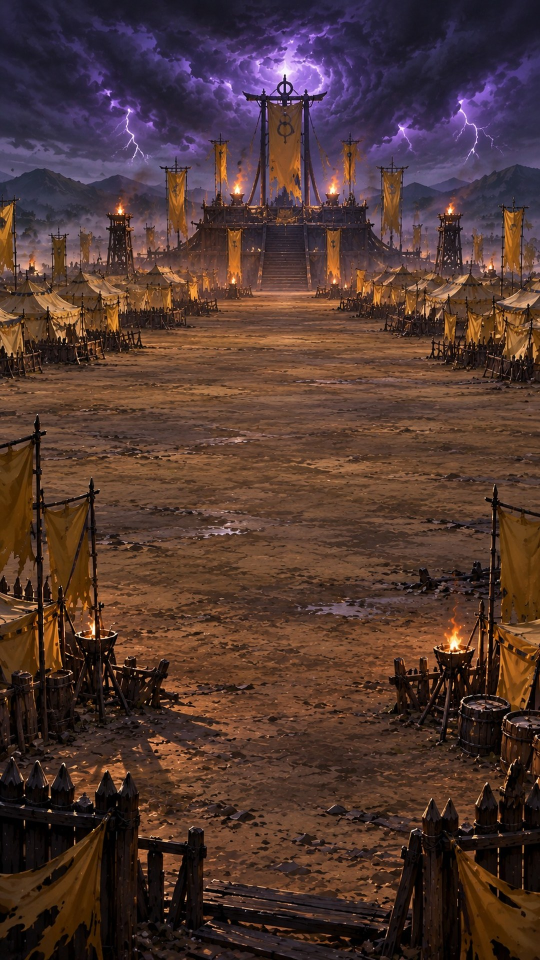
#> input picture 原型/img/bg_camp.jpg, 1080 x 1920 px (shown at 1/2 size)
$ python matte_ui.py '../原型/img/bg_camp.jpg' 5
#> lines starting #> are read from the running program, lines starting #| are printed output that depends on the picture; after the words box and inside, x2 and y2 are one past the last pixel; in counts of white or black regions, pixels touching at a corner belong together
"""界面美术（ChatGPT 画的，中灰纯色底）→ 透明底 PNG（10-25 结算页照雾港重做：用户「这个界面太html，参考雾港」）。
抠法同 matte_portrait.py：四边像素的中位色当底色，离底色越远越不透明，只去掉和四边连通的灰；不描墨线。
一张图里画了几样（如上下两块牌匾）就按连通块从上到下、从左到右分开，依次存成给的几个名字；每样裁到内容、缩到 WIDTH 宽。
输出 原型/img/<名>.png，原图存 美术/界面/。
用法：<media-venv>/bin/python 三国志/工具/matte_ui.py <图> 宽 名1 [名2 ...]
"""
import os, sys
from pathlib import Path
import numpy as np
from PIL import Image
from scipy import ndimage as ndi

HERE = Path(__file__).resolve().parent
src, WIDTH, names = Path(sys.argv[1]), int(sys.argv[2]), sys.argv[3:]
a = np.asarray(Image.open(src).convert('RGB')).astype(np.float32)
border = np.concatenate([a[:6].reshape(-1, 3), a[-6:].reshape(-1, 3), a[:, :6].reshape(-1, 3), a[:, -6:].reshape(-1, 3)])
bgc = np.median(border, axis=0)
#> bgc = [43, 34, 34]
dist = np.sqrt(((a - bgc) ** 2).sum(axis=2))
near = dist < 20
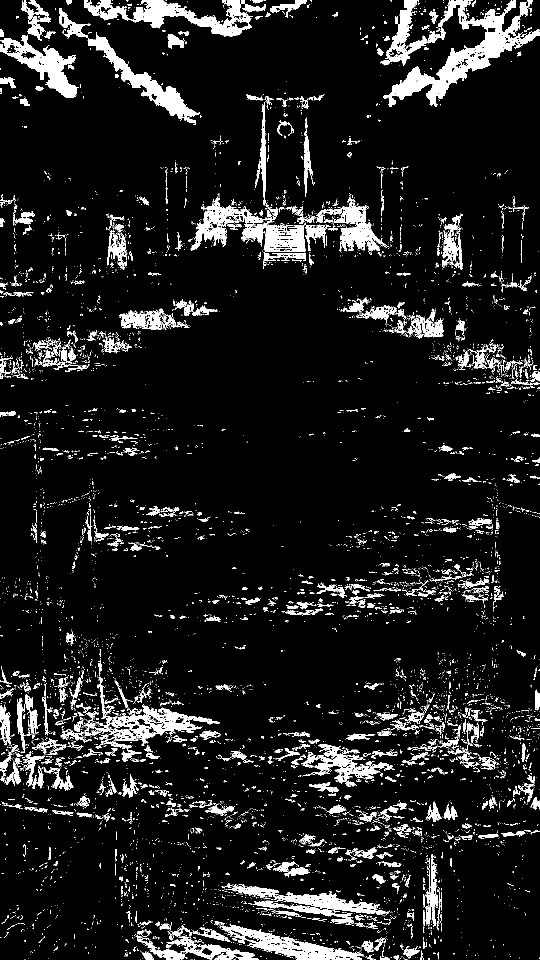
#> near: shape (1920, 1080) bool (shown at 1/2 size); 9.2% white; 8210 white regions (7442 under 20 px), largest, box (x1, y1, x2, y2) and area: (760, 0, 1080, 214) 20288, (168, 0, 532, 73) 9274, (381, 393, 612, 522) 9181
seeds = np.zeros_like(near); seeds[0] = near[0]; seeds[-1] = near[-1]; seeds[:, 0] = near[:, 0]; seeds[:, -1] = near[:, -1]
#> after `seeds[0] = near[0]`: seeds: shape (1920, 1080) bool; 0.01% white in thin lines or dots, all inside (x1, y1, x2, y2) = (48, 0, 1066, 1)
#> after `seeds[-1] = near[-1]`: seeds: shape (1920, 1080) bool; 0.03% white in thin lines or dots
#> after `seeds[:, 0] = near[:, 0]`: seeds: shape (1920, 1080) bool; 0.04% white in thin lines or dots
#> after `seeds[:, -1] = near[:, -1]`: seeds: shape (1920, 1080) bool; 0.04% white in thin lines or dots
bg = ndi.binary_propagation(seeds, mask=near)
#> bg: shape (1920, 1080) bool; 2.5% white; 85 white regions (45 under 20 px), largest, box (x1, y1, x2, y2) and area: (760, 0, 1080, 214) 20168, (168, 0, 503, 73) 8853, (0, 70, 157, 196) 6699
mx, mn = a.max(axis=2), a.min(axis=2); sat = (mx - mn) / np.maximum(mx, 1); lum = a.mean(axis=2); bl = bgc.mean()
#> after `sat = (mx - mn) / np.maximum(mx, 1)`:
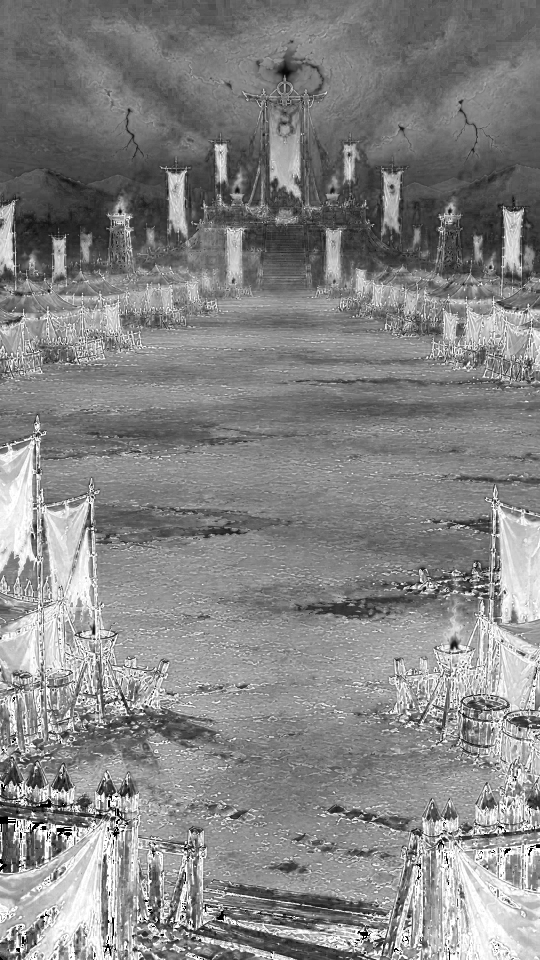
#> sat: shape (1920, 1080) float32 (shown at 1/2 size); min 0, max 1, mean 0.524
#> after `lum = a.mean(axis=2)`:
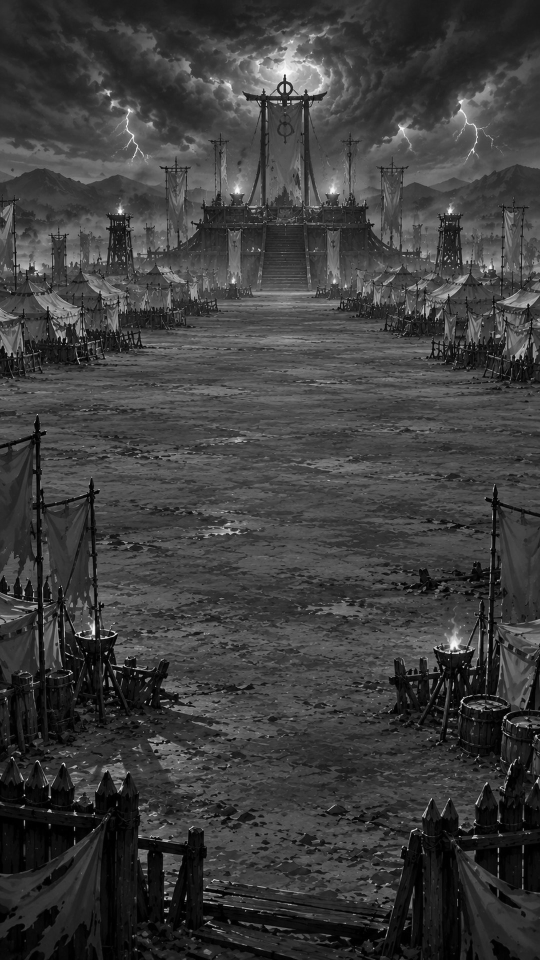
#> lum: shape (1920, 1080) float32 (shown at 1/2 size); min 0, max 254.3, mean 61.9
#> after `bl = bgc.mean()`: bl = 37
near |= (sat < .1) & (lum > bl - 25) & (lum < bl + 70)                                  # 光芒后面那圈发白的灰光，也算底
#> near: shape (1920, 1080) bool; 9.3% white; 8190 white regions (7406 under 20 px), largest, box (x1, y1, x2, y2) and area: (760, 0, 1080, 214) 20288, (168, 0, 532, 73) 9274, (381, 393, 612, 522) 9182
holes, nh = ndi.label(near & ~bg); hs = ndi.sum(np.ones_like(dist), holes, range(1, nh + 1))   # 光芒、戟杆围住的灰：成片的也是底
#> after `holes, nh = ndi.label(near & ~bg)`:
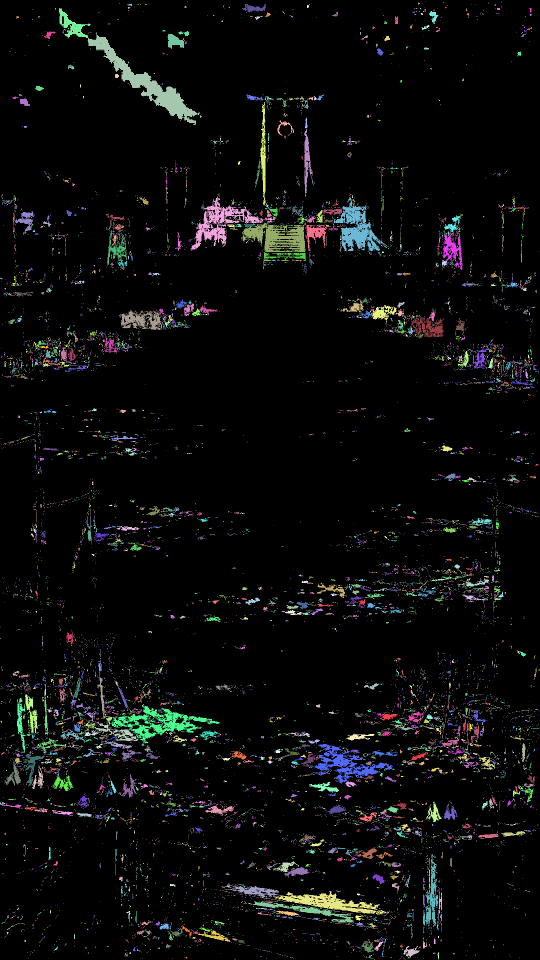
#> holes: shape (1920, 1080) int32 (shown at 1/2 size); 12165 distinct labels, from 0 to 12164; one colour per label, 0 black
#> after `holes, nh = ndi.label(near & ~bg)`: nh = 12164
#> after `hs = ndi.sum(np.ones_like(dist), holes, range(1, nh + 1))`: hs = 12164 values, max 7002 at index 130, min 1 at index 1, mean 11.45
if not os.environ.get('NOHOLES'): bg |= np.isin(holes, [i + 1 for i in range(nh) if hs[i] > 120])
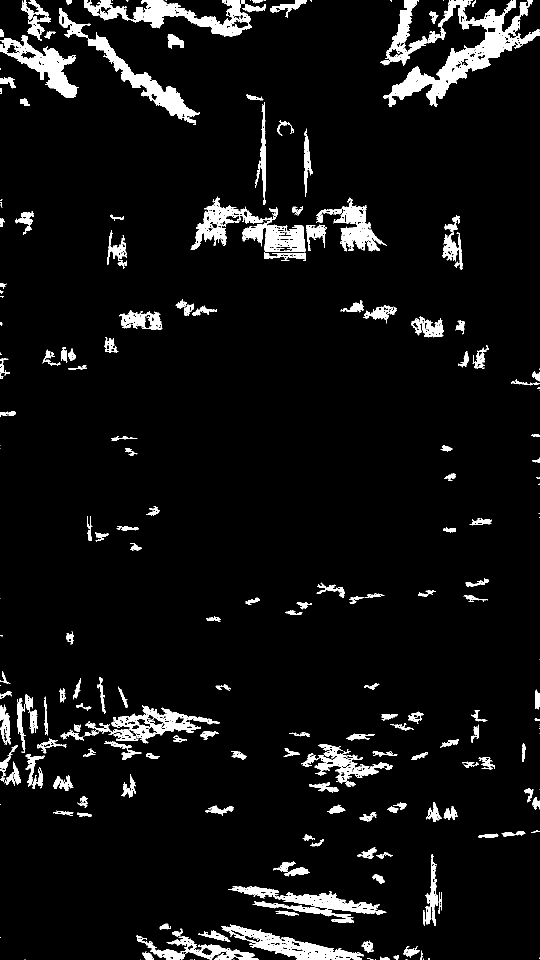
#> bg: shape (1920, 1080) bool (shown at 1/2 size); 6.3% white; 218 white regions (45 under 20 px), largest, box (x1, y1, x2, y2) and area: (760, 0, 1080, 214) 20168, (168, 0, 532, 73) 9259, (381, 393, 612, 522) 8998
else:                                                                                   # 围住的灰：平整的（真背景）才算底，有纹理的（石头、铁）不算
    dm = ndi.mean(dist, holes, range(1, nh + 1)); ds = ndi.standard_deviation(dist, holes, range(1, nh + 1))
    bg |= np.isin(holes, [i + 1 for i in range(nh) if hs[i] > 120 and dm[i] < 9 and ds[i] < 3.5])
    flat, nf = ndi.label((dist < 6) & ~bg); fs = ndi.sum(np.ones_like(dist), flat, range(1, nf + 1))   # 和石头连在一起的那片底：只取离底色特别近、成片的
    bg |= ndi.binary_dilation(np.isin(flat, [i + 1 for i in range(nf) if fs[i] > 150]), iterations=2) & (dist < 14)   # NOHOLES=1：东西本身是灰的（石头、铁），围住的灰不当底
alpha = np.clip((dist - 10) / 30, 0, 1); solid = ~bg & (dist > 6) & (sat > .18); alpha[solid] = 1; alpha[bg & (dist < 12)] = 0
#> after `solid = ~bg & (dist > 6) & (sat > 0.18)`: solid: shape (1920, 1080) bool; 91.9% white; 3466 black regions (3062 under 20 px), largest, box (x1, y1, x2, y2) and area: (760, 0, 1080, 214) 20168, (381, 393, 612, 522) 9309, (168, 0, 532, 73) 9259
#> after `alpha[bg & (dist < 12)] = 0`: alpha: shape (1920, 1080) float32; min 0, max 1, mean 0.944
if os.environ.get('NOHOLES'): alpha[ndi.binary_erosion(~bg, iterations=1)] = 1   # 发灰的光晕只按离底色多远给半透明，不硬填满
lab, n = ndi.label(ndi.binary_dilation(alpha > .4, iterations=6)); sizes = ndi.sum(np.ones_like(dist), lab, range(1, n + 1))
#> after `lab, n = ndi.label(ndi.binary_dilation(alpha > 0.4, iterations=6))`:
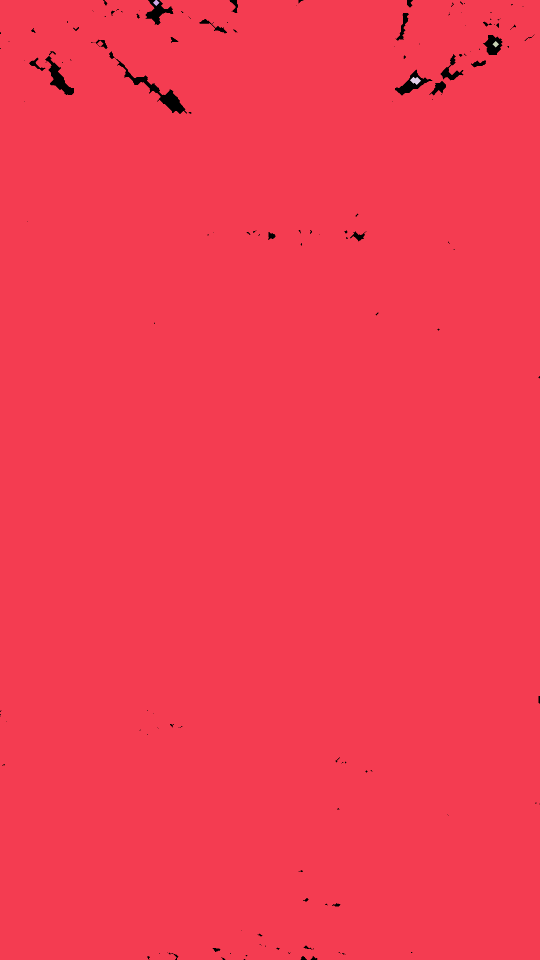
#> lab: shape (1920, 1080) int32 (shown at 1/2 size); 5 distinct labels, from 0 to 4; one colour per label, 0 black
#> after `lab, n = ndi.label(ndi.binary_dilation(alpha > 0.4, iterations=6))`: n = 4
#> after `sizes = ndi.sum(np.ones_like(dist), lab, range(1, n + 1))`: sizes = [2061035, 84, 85, 198]
big = [i + 1 for i in range(n) if sizes[i] > sizes.max() * .08]                       # 几样东西各是一大块；更小的碎块（远处的光点）丢掉
#> big = [1]
boxes = []
for b in big:
    ys, xs = np.where(lab == b); boxes.append((b, ys.min(), xs.min()))
#> this loop made 1 pass
#> after the loop, boxes = [(1, 0, 0)]
boxes.sort(key=lambda t: (round(t[1] / 200), t[2]))
un = np.clip((a - (1 - alpha[..., None]) * bgc) / np.maximum(alpha[..., None], .05), 0, 255)          # 去掉灰边的混色
keep_all = np.isin(lab, big)
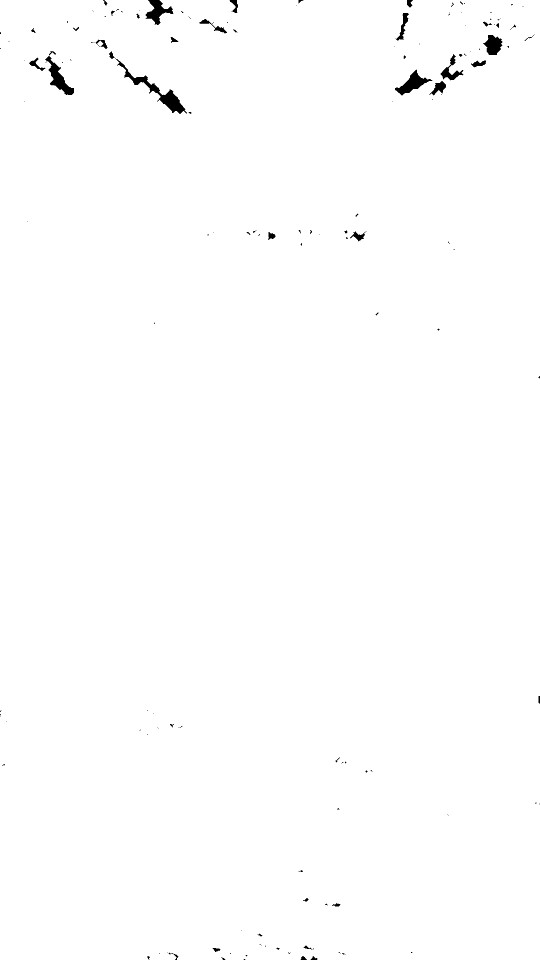
#> keep_all: shape (1920, 1080) bool (shown at 1/2 size); 99.4% white; 149 black regions (104 under 20 px), largest, box (x1, y1, x2, y2) and area: (218, 103, 374, 228) 2407, (90, 112, 148, 190) 1482, (790, 139, 865, 191) 1368
if len(names) == 1: groups = [keep_all]
else:
#> (the run stopped early here; a loop or call above may not have finished)

$ run again, on 原型/img/story_wake.jpg
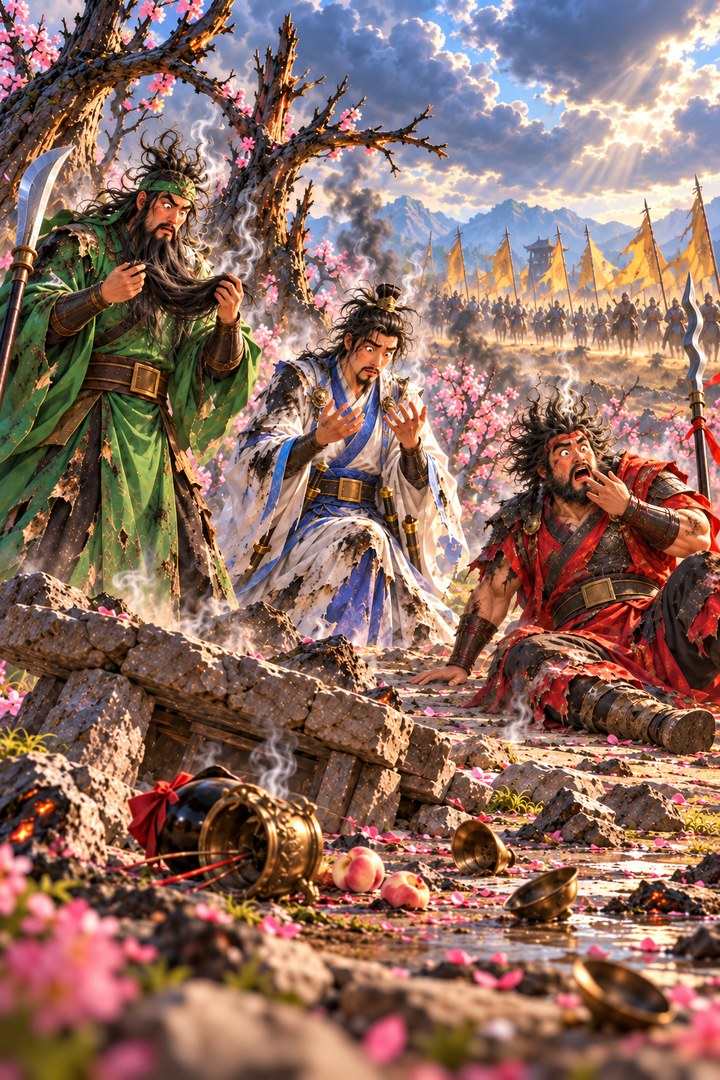
#> input picture 原型/img/story_wake.jpg, 720 x 1080 px
#> bgc = [130, 104, 93]
#> seeds: shape (1080, 720) bool; every value is 0
#> seeds: shape (1080, 720) bool; 0% white in thin lines or dots, all inside (x1, y1, x2, y2) = (301, 1079, 694, 1080)
#> seeds: shape (1080, 720) bool; 0.01% white in thin lines or dots, all inside (x1, y1, x2, y2) = (0, 224, 694, 1080)
#> seeds: shape (1080, 720) bool; 0.01% white in thin lines or dots, all inside (x1, y1, x2, y2) = (0, 224, 720, 1080)
#> bl = 109
#> `near |= (sat < .1) & (lum > bl - 25) & (lum < bl + 70)`:
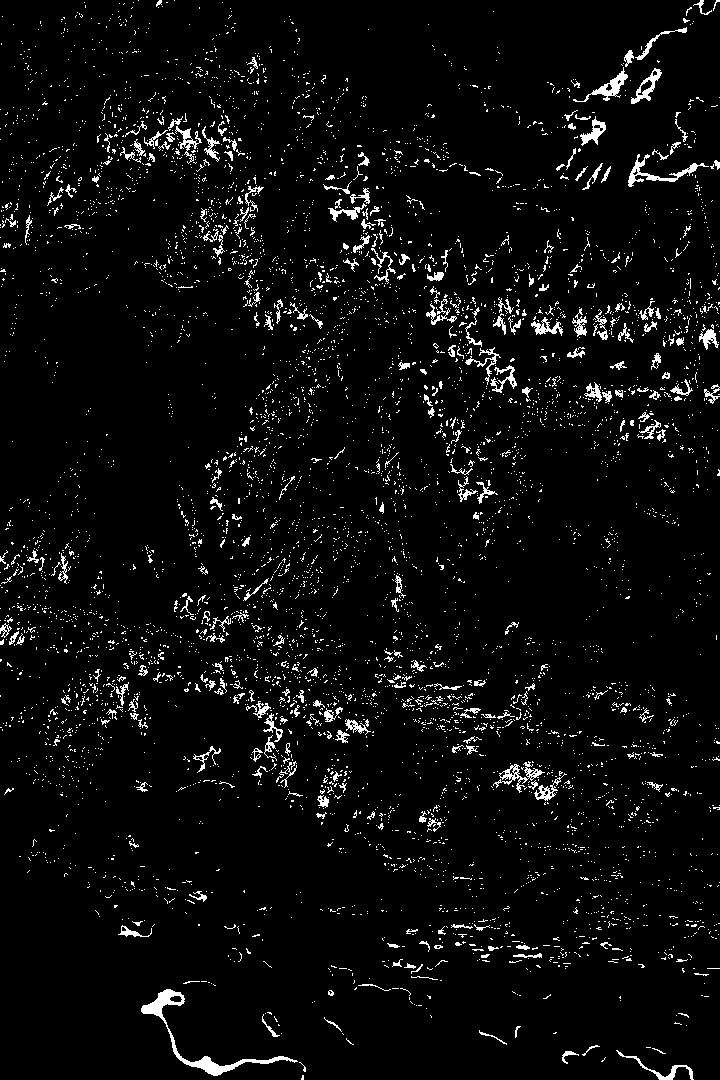
#> near: shape (1080, 720) bool; 4.5% white in thin lines or dots
#> holes: shape (1080, 720) int32; 8537 distinct labels, from 0 to 8536
#> nh = 8536
#> hs = 8536 values, max 1372 at index 8462, min 1 at index 0, mean 4.03
#> solid: shape (1080, 720) bool; 85% white; 3055 black regions (2650 under 20 px), largest, box (x1, y1, x2, y2) and area: (297, 0, 720, 330) 41194, (113, 80, 256, 188) 5701, (393, 349, 494, 598) 4623
#> `alpha[solid] = 1`:
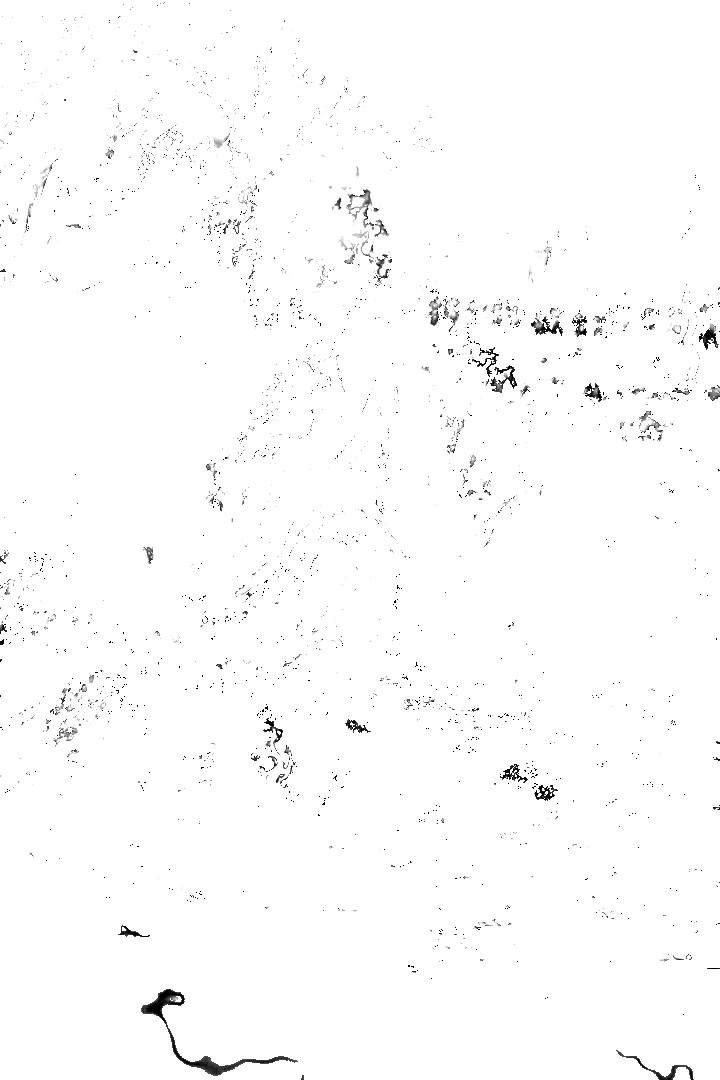
#> alpha: shape (1080, 720) float32; min 0, max 1, mean 0.989
#> alpha: shape (1080, 720) float32; 0.05% of pixels changed, all inside (x1, y1, x2, y2) = (0, 319, 720, 1080)
#> lab: shape (1080, 720) int32; values 0 (black) and 1 (white), 100% white; black in thin lines or dots, all inside (x1, y1, x2, y2) = (154, 995, 216, 1070)
#> n = 1
#> sizes = [777544]
#> big = [1]
#> the loop `for b in big:` made 1 pass
#> after the loop `for b in big:`: boxes = [(1, 0, 0)]
